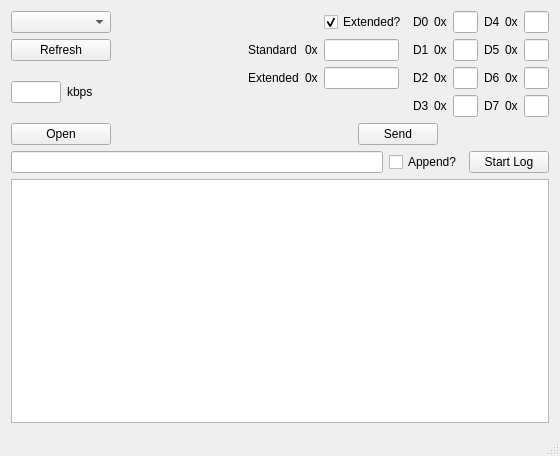
<?xml version="1.0" encoding="UTF-8"?>
<ui version="4.0">
 <class>MainWindow</class>
 <widget class="QMainWindow" name="MainWindow">
  <property name="geometry">
   <rect>
    <x>0</x>
    <y>0</y>
    <width>560</width>
    <height>456</height>
   </rect>
  </property>
  <property name="windowTitle">
   <string>NI CAN Console</string>
  </property>
  <widget class="QWidget" name="centralWidget">
   <layout class="QVBoxLayout" name="verticalLayout">
    <item>
     <layout class="QHBoxLayout" name="horizontalLayout">
      <item>
       <layout class="QVBoxLayout" name="verticalLayout_2">
        <item>
         <widget class="QComboBox" name="canBox">
          <property name="maximumSize">
           <size>
            <width>100</width>
            <height>16777215</height>
           </size>
          </property>
         </widget>
        </item>
        <item>
         <widget class="QPushButton" name="refreshButton">
          <property name="maximumSize">
           <size>
            <width>100</width>
            <height>16777215</height>
           </size>
          </property>
          <property name="text">
           <string>Refresh</string>
          </property>
         </widget>
        </item>
        <item>
         <layout class="QHBoxLayout" name="horizontalLayout_3">
          <item>
           <widget class="QLineEdit" name="baudEdit">
            <property name="maximumSize">
             <size>
              <width>50</width>
              <height>16777215</height>
             </size>
            </property>
           </widget>
          </item>
          <item>
           <widget class="QLabel" name="label_3">
            <property name="text">
             <string>kbps</string>
            </property>
           </widget>
          </item>
         </layout>
        </item>
        <item>
         <widget class="QPushButton" name="openButton">
          <property name="maximumSize">
           <size>
            <width>100</width>
            <height>16777215</height>
           </size>
          </property>
          <property name="text">
           <string>Open</string>
          </property>
         </widget>
        </item>
       </layout>
      </item>
      <item>
       <spacer name="horizontalSpacer">
        <property name="orientation">
         <enum>Qt::Horizontal</enum>
        </property>
        <property name="sizeHint" stdset="0">
         <size>
          <width>40</width>
          <height>20</height>
         </size>
        </property>
       </spacer>
      </item>
      <item>
       <layout class="QVBoxLayout" name="verticalLayout_3">
        <item>
         <layout class="QGridLayout" name="gridLayout">
          <item row="1" column="6">
           <widget class="QLabel" name="label_17">
            <property name="maximumSize">
             <size>
              <width>15</width>
              <height>16777215</height>
             </size>
            </property>
            <property name="text">
             <string>D5</string>
            </property>
           </widget>
          </item>
          <item row="2" column="7">
           <widget class="QLabel" name="label_18">
            <property name="maximumSize">
             <size>
              <width>15</width>
              <height>16777215</height>
             </size>
            </property>
            <property name="text">
             <string>0x</string>
            </property>
           </widget>
          </item>
          <item row="2" column="6">
           <widget class="QLabel" name="label_19">
            <property name="maximumSize">
             <size>
              <width>15</width>
              <height>16777215</height>
             </size>
            </property>
            <property name="text">
             <string>D6</string>
            </property>
           </widget>
          </item>
          <item row="3" column="7">
           <widget class="QLabel" name="label_20">
            <property name="maximumSize">
             <size>
              <width>15</width>
              <height>16777215</height>
             </size>
            </property>
            <property name="text">
             <string>0x</string>
            </property>
           </widget>
          </item>
          <item row="3" column="6">
           <widget class="QLabel" name="label_21">
            <property name="maximumSize">
             <size>
              <width>15</width>
              <height>16777215</height>
             </size>
            </property>
            <property name="text">
             <string>D7</string>
            </property>
           </widget>
          </item>
          <item row="2" column="3">
           <widget class="QLabel" name="label_14">
            <property name="maximumSize">
             <size>
              <width>15</width>
              <height>16777215</height>
             </size>
            </property>
            <property name="text">
             <string>D2</string>
            </property>
           </widget>
          </item>
          <item row="1" column="7">
           <widget class="QLabel" name="label_16">
            <property name="maximumSize">
             <size>
              <width>15</width>
              <height>16777215</height>
             </size>
            </property>
            <property name="text">
             <string>0x</string>
            </property>
           </widget>
          </item>
          <item row="0" column="4">
           <widget class="QLabel" name="label_8">
            <property name="maximumSize">
             <size>
              <width>15</width>
              <height>16777215</height>
             </size>
            </property>
            <property name="text">
             <string>0x</string>
            </property>
           </widget>
          </item>
          <item row="0" column="5">
           <widget class="QLineEdit" name="d0Edit">
            <property name="maximumSize">
             <size>
              <width>25</width>
              <height>16777215</height>
             </size>
            </property>
           </widget>
          </item>
          <item row="1" column="1">
           <widget class="QLabel" name="label_7">
            <property name="maximumSize">
             <size>
              <width>15</width>
              <height>16777215</height>
             </size>
            </property>
            <property name="text">
             <string>0x</string>
            </property>
           </widget>
          </item>
          <item row="1" column="5">
           <widget class="QLineEdit" name="d1Edit">
            <property name="maximumSize">
             <size>
              <width>25</width>
              <height>16777215</height>
             </size>
            </property>
           </widget>
          </item>
          <item row="2" column="0">
           <widget class="QLabel" name="label_5">
            <property name="maximumSize">
             <size>
              <width>75</width>
              <height>16777215</height>
             </size>
            </property>
            <property name="text">
             <string>Extended</string>
            </property>
           </widget>
          </item>
          <item row="1" column="0">
           <widget class="QLabel" name="label_4">
            <property name="maximumSize">
             <size>
              <width>75</width>
              <height>16777215</height>
             </size>
            </property>
            <property name="text">
             <string>Standard</string>
            </property>
           </widget>
          </item>
          <item row="1" column="3">
           <widget class="QLabel" name="label_13">
            <property name="maximumSize">
             <size>
              <width>15</width>
              <height>16777215</height>
             </size>
            </property>
            <property name="text">
             <string>D1</string>
            </property>
           </widget>
          </item>
          <item row="1" column="2">
           <widget class="QLineEdit" name="standardEdit">
            <property name="maximumSize">
             <size>
              <width>75</width>
              <height>16777215</height>
             </size>
            </property>
           </widget>
          </item>
          <item row="0" column="7">
           <widget class="QLabel" name="label_9">
            <property name="maximumSize">
             <size>
              <width>15</width>
              <height>16777215</height>
             </size>
            </property>
            <property name="text">
             <string>0x</string>
            </property>
           </widget>
          </item>
          <item row="3" column="5">
           <widget class="QLineEdit" name="d3Edit">
            <property name="maximumSize">
             <size>
              <width>25</width>
              <height>16777215</height>
             </size>
            </property>
           </widget>
          </item>
          <item row="3" column="3">
           <widget class="QLabel" name="label_15">
            <property name="maximumSize">
             <size>
              <width>15</width>
              <height>16777215</height>
             </size>
            </property>
            <property name="text">
             <string>D3</string>
            </property>
           </widget>
          </item>
          <item row="2" column="1">
           <widget class="QLabel" name="label_6">
            <property name="maximumSize">
             <size>
              <width>15</width>
              <height>16777215</height>
             </size>
            </property>
            <property name="text">
             <string>0x</string>
            </property>
           </widget>
          </item>
          <item row="2" column="4">
           <widget class="QLabel" name="label_11">
            <property name="maximumSize">
             <size>
              <width>15</width>
              <height>16777215</height>
             </size>
            </property>
            <property name="text">
             <string>0x</string>
            </property>
           </widget>
          </item>
          <item row="3" column="4">
           <widget class="QLabel" name="label_12">
            <property name="maximumSize">
             <size>
              <width>15</width>
              <height>16777215</height>
             </size>
            </property>
            <property name="text">
             <string>0x</string>
            </property>
           </widget>
          </item>
          <item row="1" column="4">
           <widget class="QLabel" name="label_10">
            <property name="maximumSize">
             <size>
              <width>15</width>
              <height>16777215</height>
             </size>
            </property>
            <property name="text">
             <string>0x</string>
            </property>
           </widget>
          </item>
          <item row="0" column="3">
           <widget class="QLabel" name="label">
            <property name="maximumSize">
             <size>
              <width>15</width>
              <height>16777215</height>
             </size>
            </property>
            <property name="text">
             <string>D0</string>
            </property>
           </widget>
          </item>
          <item row="2" column="5">
           <widget class="QLineEdit" name="d2Edit">
            <property name="maximumSize">
             <size>
              <width>25</width>
              <height>16777215</height>
             </size>
            </property>
           </widget>
          </item>
          <item row="0" column="6">
           <widget class="QLabel" name="label_2">
            <property name="maximumSize">
             <size>
              <width>15</width>
              <height>16777215</height>
             </size>
            </property>
            <property name="text">
             <string>D4</string>
            </property>
           </widget>
          </item>
          <item row="0" column="8">
           <widget class="QLineEdit" name="d4Edit">
            <property name="maximumSize">
             <size>
              <width>25</width>
              <height>16777215</height>
             </size>
            </property>
           </widget>
          </item>
          <item row="0" column="2">
           <widget class="QCheckBox" name="extendedBox">
            <property name="text">
             <string>Extended?</string>
            </property>
            <property name="checked">
             <bool>true</bool>
            </property>
           </widget>
          </item>
          <item row="2" column="2">
           <widget class="QLineEdit" name="extendedEdit">
            <property name="maximumSize">
             <size>
              <width>75</width>
              <height>16777215</height>
             </size>
            </property>
           </widget>
          </item>
          <item row="1" column="8">
           <widget class="QLineEdit" name="d5Edit">
            <property name="maximumSize">
             <size>
              <width>25</width>
              <height>16777215</height>
             </size>
            </property>
           </widget>
          </item>
          <item row="2" column="8">
           <widget class="QLineEdit" name="d6Edit">
            <property name="maximumSize">
             <size>
              <width>25</width>
              <height>16777215</height>
             </size>
            </property>
           </widget>
          </item>
          <item row="3" column="8">
           <widget class="QLineEdit" name="d7Edit">
            <property name="maximumSize">
             <size>
              <width>25</width>
              <height>16777215</height>
             </size>
            </property>
           </widget>
          </item>
         </layout>
        </item>
        <item alignment="Qt::AlignHCenter">
         <widget class="QPushButton" name="sendButton">
          <property name="maximumSize">
           <size>
            <width>100</width>
            <height>16777215</height>
           </size>
          </property>
          <property name="text">
           <string>Send</string>
          </property>
         </widget>
        </item>
       </layout>
      </item>
     </layout>
    </item>
    <item>
     <layout class="QHBoxLayout" name="horizontalLayout_2">
      <item>
       <widget class="QLineEdit" name="filenameEdit"/>
      </item>
      <item>
       <widget class="QCheckBox" name="appendBox">
        <property name="text">
         <string>Append?</string>
        </property>
       </widget>
      </item>
      <item>
       <widget class="QPushButton" name="logButton">
        <property name="text">
         <string>Start Log</string>
        </property>
       </widget>
      </item>
     </layout>
    </item>
    <item>
     <widget class="QPlainTextEdit" name="outputTextEdit"/>
    </item>
   </layout>
  </widget>
  <widget class="QMenuBar" name="menuBar">
   <property name="geometry">
    <rect>
     <x>0</x>
     <y>0</y>
     <width>560</width>
     <height>26</height>
    </rect>
   </property>
  </widget>
  <widget class="QStatusBar" name="statusBar"/>
 </widget>
 <layoutdefault spacing="6" margin="11"/>
 <resources/>
 <connections/>
</ui>
